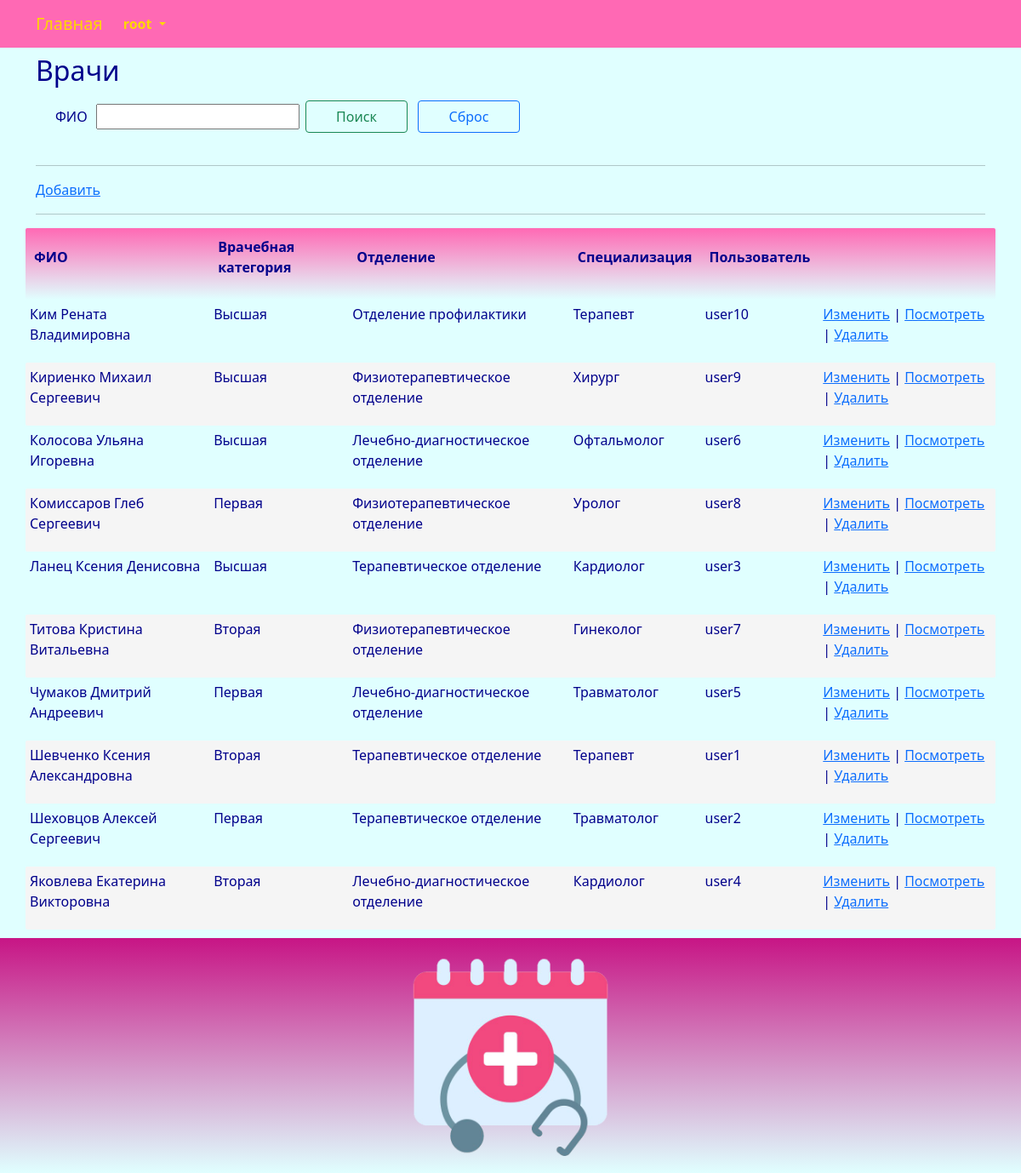
The app's page /doctor/index/ (signed in) with its own data.
### center/models.py (models this page shows, shortened)
class Doctor(models.Model):
    full_name = models.CharField(_('full_name'), max_length=128)
    category = models.ForeignKey(Category, related_name='doctor_category', on_delete=models.CASCADE)
    branch = models.ForeignKey(Branch, related_name='branch_category', on_delete=models.CASCADE)
    specialization = models.ForeignKey(Specialization, related_name='doctor_specialization', on_delete=models.CASCADE)
    user = models.OneToOneField(User, related_name='doctor_user', on_delete=models.PROTECT)
    class Meta:
        db_table = 'doctor'
        indexes = [
            models.Index(fields=['full_name']),
        ]
        ordering = ['full_name']

class Category(models.Model):
    category_title = models.CharField(_('category_title'), max_length=255, unique=True)
    class Meta:
        db_table = 'category'
        ordering = ['category_title']
    def __str__(self):
        return "{}".format(self.category_title)

class Branch(models.Model):
    branch_title = models.CharField(_('branch_title'), max_length=255, unique=True)
    class Meta:
        db_table = 'branch'
        ordering = ['branch_title']
    def __str__(self):
        return "{}".format(self.branch_title)

class Specialization(models.Model):
    specialization_title = models.CharField(_('specialization_title'), max_length=255, unique=True)
    class Meta:
        db_table = 'specialization'
        ordering = ['specialization_title']
    def __str__(self):
        return "{}".format(self.specialization_title)

### center/views.py (the view)
# urls.py: path('doctor/index/', views.doctor_index, name='doctor_index'),
@login_required
@user_passes_test(lambda u: u.is_superuser)
def doctor_index(request):
    try:
        doctor = Doctor.objects.all().order_by('full_name')
        if request.method == "POST":
            if 'searchBtn' in request.POST:
                title_search = request.POST.get("title_search")
                if title_search != '':
                    doctor = doctor.filter(full_name__contains = title_search)
                return render(request, "doctor/index.html", {"doctor": doctor,  "title_search": title_search })
            else:
                return render(request, "doctor/index.html", {"doctor": doctor, })
        else:
            return render(request, "doctor/index.html", {"doctor": doctor, })
        return render(request, "doctor/index.html", {"doctor": doctor,})
    except Exception as exception:
        print(exception)
        return HttpResponse(exception)

### templates/doctor/index.html (shortened to what this page needs)
{% extends "base.html" %}
{% load i18n %}
{% block content %}
<h2>{% trans "doctors" %}</h2>
<div class="row" style="margin: 10px">
	<form method="POST" enctype="multipart/form-data">
		<table>
			<tbody>
				<tr>
					<td>
						<p>{% trans "full_name" %} &nbsp;</p>
					</td>
					<td>
						<p><input type="search" value="{{title_search}}" name="title_search"></p>
					</td>
					<td>
						<p><button class="btn btn-outline-success" name="searchBtn" style="width:120px; margin:5px">{% trans "Search" %}</button></p>
					</td>
					<td>
						<p><button class="btn btn-outline-primary" name="resetBtn" type="submit" onClick="window.location.reload();" style="width:120px; margin:5px">{% trans "Reset" %}</button></p>
					</td>
				</tr>
			</tbody>
		</table>
	</form>
</div>
<hr>
<p><a href="{% url 'doctor_create'%}">{% trans "Add" %}</a></p>
<hr>
{% if doctor.count > 0 %}
<div class="row">
	<table id="myTable" class="table-manager" style="width:100%">
		<thead>
			<tr>
				<th><p>{% trans "full_name" %}</p></th>
				<th><p>{% trans "category" %}</p></th>
				<th><p>{% trans "branch" %}</p></th>
				<th><p>{% trans "specialization" %}</p></th>
				<th><p>{% trans "user" %}</p></th>
				<th><p></p></th>
			</tr>
		</thead>
		<tbody>
			{% for e in doctor %}
			<tr>
				<td><p>{{ e.full_name }}</p></td>
				<td><p>{{ e.category }}</p></td>
				<td><p>{{ e.branch }}</p></td>
				<td><p>{{ e.specialization }}</p></td>
				<td><p>{{ e.user }}</p></td>
				<td>
					<p>
					<a href="{% url 'doctor_edit' e.id %}">{% trans "Change" %}</a> |
					<a href="{% url 'doctor_read' e.id %}">{% trans "View" %}</a> |
					<a onclick="return confirm('Удалить запись?')" href="{% url 'doctor_delete' e.id %}">{% trans "Delete" %}</a>
					</p>
				</td>
			</tr>
			{% endfor %}
		</tbody>
	</table>
</div>
{% endif %}
{% endblock content %}

### templates/base.html (shortened to what this page needs)
<!DOCTYPE html>
{% load static %}
{% load i18n %}
<html>
	<head>
		<link rel="stylesheet" href="{% static 'css/bootstrap.min.css' %}">
		<link rel="stylesheet" href="{% static 'css/styles.css' %}" />
	</head>
	<nav class="navbar navbar-expand-lg justify-content-center">
		<div class="container">
			<div class="collapse navbar-collapse" id="mainMenu">
				<ul class="navbar-nav me-auto mb-2 mb-lg-0">
					<a class="navbar-brand" href="{{ HTTP_HOST }}/">{% trans "Home" %}</a>
					{% if user.is_authenticated %}
					<li class="nav-item dropdown">
						<a class="nav-link dropdown-toggle" href="#" id="navbarDropdown" role="button" data-bs-toggle="dropdown" aria-expanded="false">
							{{ user.username }}
						</a>
					</li>
					{% else %}
					<form class="form-inline ml-auto">
						<a href="{% url 'login' %}" class="btn btn-outline-secondary">{% trans "Log In" %}</a>
						<a href="{% url 'signup' %}" class="btn btn-primary ml-2">{% trans "Sign up" %}</a>
					</form>
					{% endif %}
				</ul>
			</div>
		</div>
	</nav>
	<body>
		<div class="container">
			{% block content%}{% endblock content %}
		</div>
	</body>
	<footer class="container-fluid text-center bg-lightgray">
		<div class="copyrights">
			<img src="{% static 'images/logo.png' %}" alt="logo" style="height:256px; padding: 10px;">
		</div>
	</footer>
</html>

### static/css/styles.css (style rules this page uses)
:root { --navbar-background-color: HotPink; --navbar-text-color: Gold; --main-background-color-light: LightCyan; --main-background-color-dark: HotPink; --main-text-color: DarkBlue; --main-header-color: DarkBlue; --main-text-attention-color: Purple; --footer-background-color-light: LightCyan; --footer-background-color-dark: MediumVioletRed; --footer-text-color: Teal; --card-background-color-light: Pink; --card-background-color-dark: HotPink; --card-text-color: SeaGreen; --table-background-color-light: LightCyan; --table-background-color-dark: #F5F5F5; --table-text-color: DarkBlue; --star-size: 30px; --star-color: LightYellow; --star-background: Yellow ; }
.navbar { background-color: var(--navbar-background-color); color: var(--navbar-text-color); }
.navbar .navbar-nav, .navbar .navbar-nav .navbar-text { color: var(--navbar-text-color); }
.navbar ul { background-color: var(--navbar-background-color); color: var(--navbar-text-color); }
.navbar li { background-color: var(--navbar-background-color); color: var(--navbar-text-color); }
.navbar a { background-color: var(--navbar-background-color); color: var(--navbar-text-color); }
.navbar-brand { background-color: var(--navbar-background-color); color: var(--navbar-text-color); }
.nav-item { background-color: var(--navbar-background-color); color: var(--navbar-text-color); font-weight: bold; }
body { background-color: var(--main-background-color-light); }
h1, h2, h3, h4, h5, h6 { color: var(--main-header-color); }
p, ul, li, label { color: var(--main-text-color); }
.table-manager { background-color: var(--main-background-color-light); width: 100%; }
.table-manager tbody { background-color: var(--main-background-color-light); border: none; margin-top: 20px; margin-bottom: 20px; }
.table-manager thead th { color: var(--main-text-color); font-weight: bold; text-align: left; padding: 10px; background-image: linear-gradient(top, var(--main-background-color-dark), var(--main-background-color-light)); background-image: -o-linear-gradient(top, var(--main-background-color-dark), var(--main-background-color-light)); background-image: -moz-linear-gradient(top, var(--main-background-color-dark), var(--main-background-color-light)); background-image: -webkit-linear-gradient(top, var(--main-background-color-dark), var(--main-background-color-light)); }
.table-manager thead tr th:first-child { border-radius: 2px 0 0 2px; }
.table-manager thead tr th:last-child { border-radius: 0 2px 2px 0; }
.table-manager tbody td { text-align: left; border: none; padding: 5px 5px; vertical-align: top; }
.table-manager tbody tr:nth-child(odd) { background: var(--table-background-color-light); }
.table-manager tbody tr:nth-child(even) { background: var(--table-background-color-dark); }
.table-manager tbody tr td:first-child { border-radius: 2px 0 0 2px; }
.table-manager tbody tr td:last-child { border-radius: 0 2px 2px 0; }
footer { background-image: linear-gradient(top, var(--footer-background-color-dark), var(--footer-background-color-light)); background-image: -o-linear-gradient(top, var(--footer-background-color-dark), var(--footer-background-color-light)); background-image: -moz-linear-gradient(top, var(--footer-background-color-dark), var(--footer-background-color-light)); background-image: -webkit-linear-gradient(top, var(--footer-background-color-dark), var(--footer-background-color-light)); margin-top: 10px; padding: 10px; }

### records on screen
Doctor: full_name "Ким Рената Владимировна", category "Высшая", branch "Отделение профилактики", specialization "Терапевт", user "user10"
Doctor: full_name "Кириенко Михаил Сергеевич", category "Высшая", branch "Физиотерапевтическое отделение", specialization "Хирург", user "user9"
Doctor: full_name "Колосова Ульяна Игоревна", category "Высшая", branch "Лечебно-диагностическое отделение", specialization "Офтальмолог", user "user6"
Doctor: full_name "Комиссаров Глеб Сергеевич", category "Первая", branch "Физиотерапевтическое отделение", specialization "Уролог", user "user8"
Doctor: full_name "Ланец Ксения Денисовна", category "Высшая", branch "Терапевтическое отделение", specialization "Кардиолог", user "user3"
Doctor: full_name "Титова Кристина Витальевна", category "Вторая", branch "Физиотерапевтическое отделение", specialization "Гинеколог", user "user7"
Doctor: full_name "Чумаков Дмитрий Андреевич", category "Первая", branch "Лечебно-диагностическое отделение", specialization "Травматолог", user "user5"
Doctor: full_name "Шевченко Ксения Александровна", category "Вторая", branch "Терапевтическое отделение", specialization "Терапевт", user "user1"
Doctor: full_name "Шеховцов Алексей Сергеевич", category "Первая", branch "Терапевтическое отделение", specialization "Травматолог", user "user2"
Doctor: full_name "Яковлева Екатерина Викторовна", category "Вторая", branch "Лечебно-диагностическое отделение", specialization "Кардиолог", user "user4"

### other values on screen
{{ user.username }} "root"
